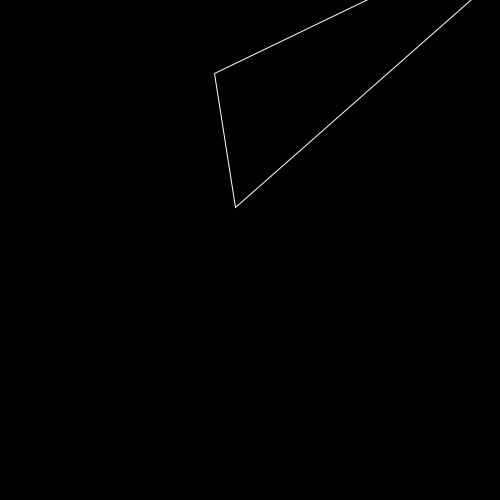
Frame 1 (no input)
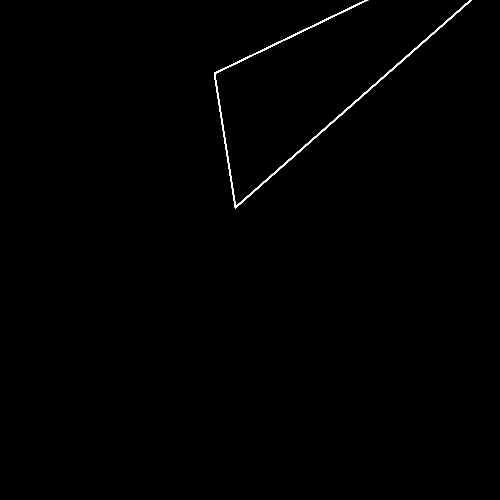
Frame 60 (the mouse pressed at the canvas centre just before this capture)
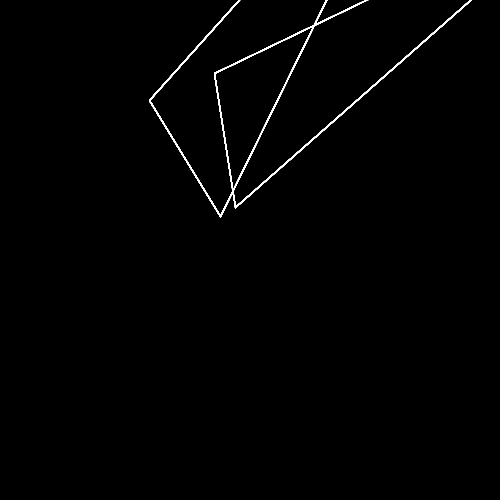
Frame 120 (the mouse held since frame 60 and released just before this capture)

The Processing sketch that drew these frames (run headless with seeded random() and noise(); from frame 60 on, the mouse is pressed at the canvas centre):

// Processing sketch: processing_168612
// ── processing_168612.pde

void setup()
{
size(500,500);
background(0);
noFill();
stroke(255);
}

void draw()
{
pushMatrix();
float my_angle = map(mouseX, 100, width, 0, 35*PI);
translate(width/2, height/2);
rotate(my_angle);
triangle(10,500, 150, 100,40,20);
popMatrix();

}
